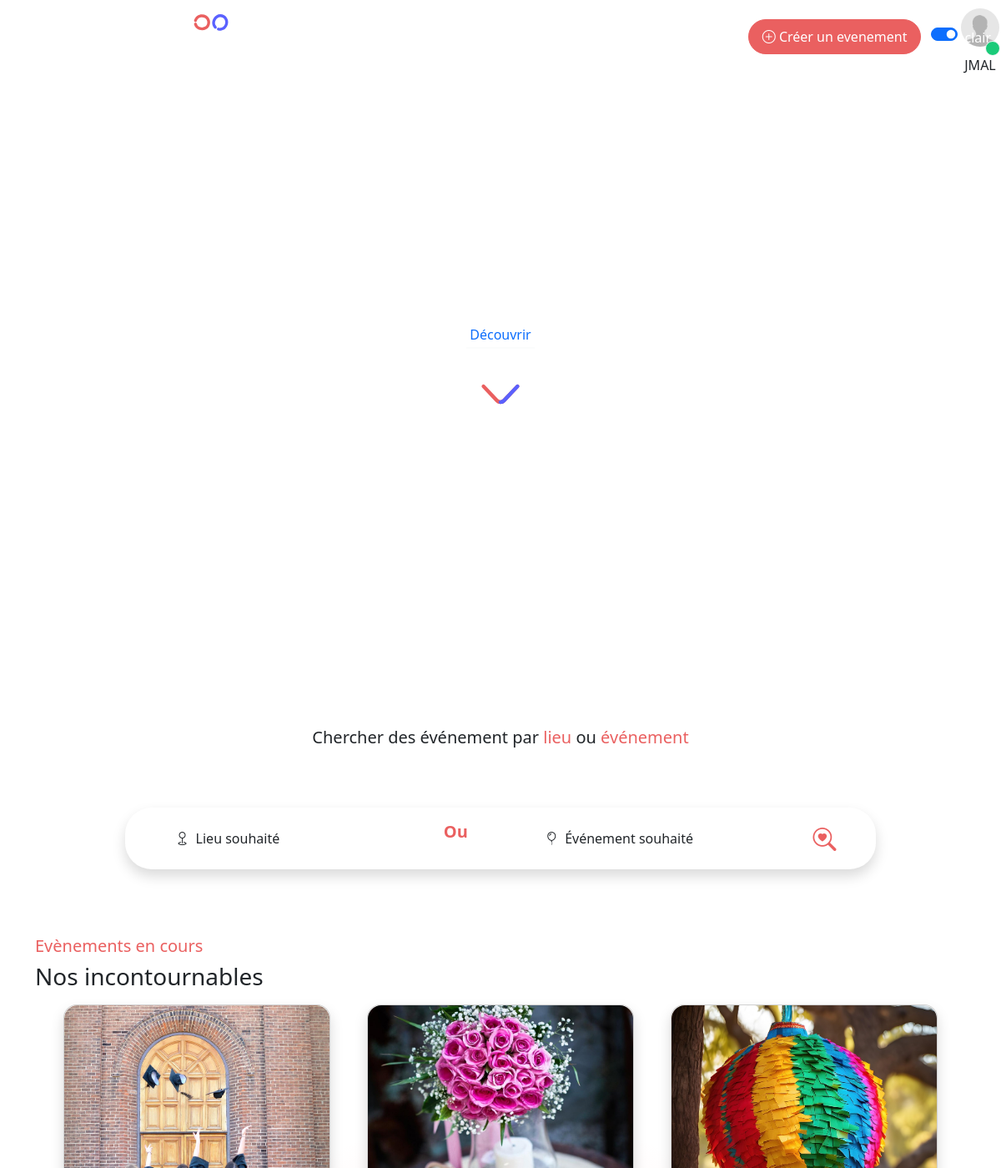
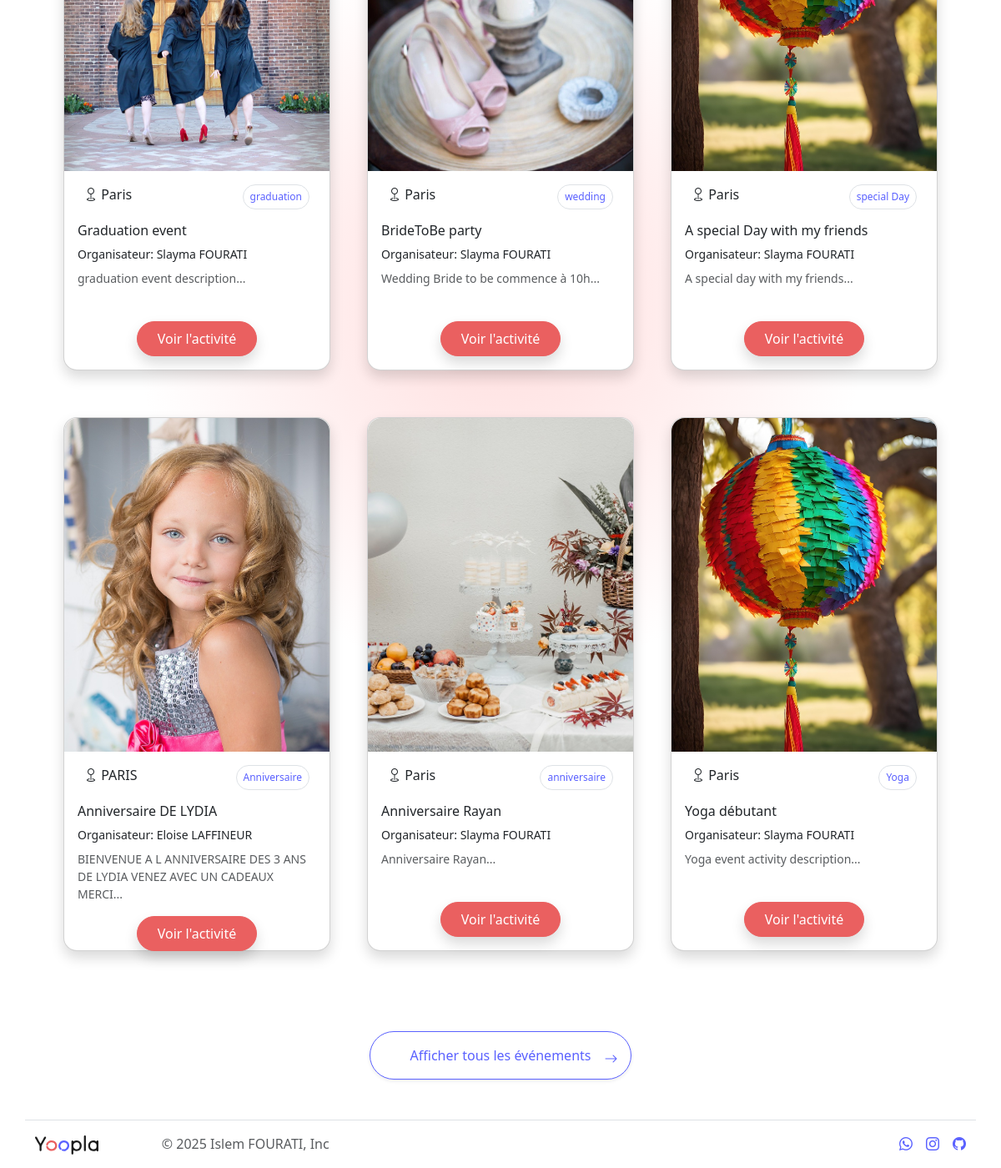
Page /home.php (signed in) on the committed database (2 pictures, top to bottom).
### tables this page shows
CREATE TABLE `events` (
  `ID_Event` int NOT NULL,
  `ID_User` int NOT NULL,
  `photo` varchar(255) NOT NULL,
  `description` text NOT NULL,
  `title` varchar(255) NOT NULL,
  `categorie` varchar(255) NOT NULL,
  `date_start` date NOT NULL,
  `date_end` date NOT NULL,
  `time_start` time NOT NULL,
  `time_end` time NOT NULL,
  `zip_code` varchar(50) NOT NULL,
  `city` varchar(50) NOT NULL,
  `country` varchar(50) DEFAULT NULL,
  `capacity` int UNSIGNED NOT NULL DEFAULT '0',
  `price` decimal(10,2) DEFAULT NULL
);

CREATE TABLE `users` (
  `ID_User` int NOT NULL,
  `firstName` varchar(255) NOT NULL,
  `lastName` varchar(255) NOT NULL,
  `photo_profil` varchar(255) DEFAULT NULL,
  `civility` enum('f','h') NOT NULL,
  `email` varchar(255) NOT NULL,
  `password` varchar(255) NOT NULL,
  `checkAdmin` enum('user','admin') NOT NULL DEFAULT 'user'
);

### inc/functions.inc.php (called while the page is built, shortened)
<?php
function getAllEvents(): array
{
    try {
        $cnx = connexionBdd();
        $sql = "SELECT
                    e.ID_Event, e.photo, e.description, e.title, e.categorie,
                    e.date_start, e.date_end, e.time_start, e.time_end,
                    e.zip_code, e.city, e.country, e.capacity, e.price,
                    u.firstName, u.lastName -- Select user's names from the users table
                FROM
                    events e -- Alias event table as 'e'
                INNER JOIN
                    users u ON e.ID_User = u.ID_User -- Join condition
                ORDER BY
                    e.date_start DESC, e.time_start DESC";
        $request = $cnx->query($sql);
        $result = $request->fetchAll();
        return $result;
    } catch (Exception $e) {
        global $info;
        $info = alert("Une erreur s'est produite lors de la recherche de tous les événements.", "danger");
        return [];
    }
}
function getLimitedEvents(): array
{
    try {
        $cnx = connexionBdd();
        $sql = "SELECT
        e.ID_Event, e.photo, e.description, e.title, e.categorie,
                    e.date_start, e.date_end, e.time_start, e.time_end,
                    e.zip_code, e.city, e.country, e.capacity, e.price,
                    u.firstName, u.lastName
        FROM events e
        INNER JOIN users u ON e.ID_User = u.ID_User
        ORDER BY date_start
        DESC, time_start DESC LIMIT 6";
        $request = $cnx->query($sql);
        $result = $request->fetchAll();
        return $result;
    } catch (Exception $e) {
        global $info;
        $info = alert("Une erreur s'est produite lors de la recherche des événements limités.", "danger");
        return [];
    }
}

### home.php (the view, shortened to what this page needs)
<?php
require_once 'inc/functions.inc.php';
$allEvents = getAllEvents();
$limitedEvents = getLimitedEvents();
require_once 'inc/header.inc.php';
?>
<section>
	<h5 class=" fw-medium p-4 text-center mt-5">Chercher des événement par <span>lieu</span> ou <span>événement</span></h5>
	<form method="POST" action="" title="Formulaire de recherche">
		<div class="container m-5 rounded-5 shadow p-2 mx-auto d-flex justify-content-around align-items-center w-75">
			<div class="form-floating border-0">
				<input type="search" name="city" class="form-control border-0" id="searchLocation" placeholder="Paris ..." aria-label="Lieu">
				<label for="searchLocation"><i class="bi bi-geo me-2"></i>Lieu souhaité</label>
			</div>
			<p class="fw-bold fs-5 text-yoopla-red">Ou</p>
			<div class="form-floating border-0">
				<input type="search" name="title" class="form-control border-0" id="searchEvent" placeholder="Activité, événement ..." aria-label="Événement">
				<label for="searchEvent"><i class="bi bi-balloon me-2"></i>Événement souhaité</label>
			</div>
			<div>
				<button type="submit" class="border-0 bg-transparent">
					<i class="bi bi-search-heart text-yoopla-red fs-3"></i>
				</button>
			</div>
		</div>
	</form>
	<div class="container rounded-3 p-3">
	</div>
</section>
<section class="container" id="scrollEvent">
	<h5 class="text-yoopla-red fw-medium">Evènements en cours</h5>
	<h3>Nos incontournables</h3>
	<div class="d-flex justify-content-around flex-wrap container">
		<?php
		if (empty($limitedEvents)) {
			$info = alert("Aucun événement trouvé", "warning");
		} else {
			foreach ($limitedEvents as $event) :
				$event_id = (int) $event['ID_Event'];
				$event_title = $event['title'] ?? 'Titre non disponible';
				$event_description = substr($event['description'] ?? 'Pas de description.', 0, 90) . '...';
				$event_city = $event['city'] ?? 'Ville inconnue';
				$organizer_name = ($event['firstName'] ?? '') . ' ' . ($event['lastName'] ?? '');
				$event_categorie = $event['categorie'] ?? 'Categorie inconnue';
				$detail_url = BASE_URL . 'event/showEvent.php?ID_Event=' . $event_id;
				$image_event = BASE_URL . '/assets/images/' . $event['photo'];
				if (! str_contains($event['photo'], 'event_')) {
					$image_event = BASE_URL . '/assets/images/default-img/default_event.jpg';
				}
		?>
				<div class="card col-sm-12 col-md-4 col-lg-3 rounded-4 shadow m-2 mb-5" style="height:40rem;">
					<img src="<?php echo $image_event ?? $image_url_default;
								?>" class="card-img-top rounded-top-4 img-fluid" style="height:25rem; width:100%; object-fit: cover;" alt="image evenement">
					<div class="card-body">
						<div class="mx-2 d-flex justify-content-between">
							<p class=" small fs-6 mb-0"><i class="fbi bi-geo"></i> <?= $event_city ?></p>
							<span class="badge small mb-3 text-yoopla-blue rounded-pill p-2 fw-medium border"><?= $event_categorie ?></span>
						</div>
						<h5 class="mb-2 fs-6 card-title"><?= $event_title ?></h5>
						<p class="small mb-2 card-text">Organisateur: <?= $organizer_name ?></p>
						<p class="small card-text text-muted"><?= $event_description ?></p>
					</div>
					<div class="d-flex justify-content-center">
						<a href="<?= $detail_url ?>" class="btn yoopla-primary fw-medium rounded-5 px-4 py-2 shadow mb-3">Voir l'activité</a>
					</div>
				</div>
		<?php
			endforeach;
		}
		?>
	</div>
	<div class="text-center m-5">
		<a href="showAllEvents.php" class="btn btn-yoopla-secondary-outlined rounded-5 px-5 py-3 fw-medium shadow-sm icon-link icon-link-hover position-relative">Afficher tous les événements<i class="bi bi-arrow-right mx-3 position-absolute top-50 end-0 translate-middle-y"></i></a>
	</div>
</section>
<?php
require_once 'inc/footer.inc.php';
?>

### assets/css/styles.css (style rules this page uses)
* { box-sizing: border-box; margin: 0; padding: 0; }

### rows in the picture
events: photo (picture), city "Paris", categorie "graduation", title "Graduation event", ID_User.lastName "Slayma FOURATI", description "graduation event description..."
events: photo (picture), city "Paris", categorie "wedding", title "BrideToBe party", ID_User.lastName "Slayma FOURATI", description "Wedding Bride to be commence à 10h..."
events: city "Paris", categorie "special Day", title "A special Day with my friends", ID_User.lastName "Slayma FOURATI", description "A special day with my friends..."
events: photo (picture), city "PARIS", categorie "Anniversaire", title "Anniversaire DE LYDIA", ID_User.lastName "Eloise LAFFINEUR", description "BIENVENUE A L ANNIVERSAIRE DES 3 ANS DE LYDIA VENEZ AVEC UN CADEAUX MERCI..."
events: photo (picture), city "Paris", categorie "anniversaire", title "Anniversaire Rayan", ID_User.lastName "Slayma FOURATI", description "Anniversaire Rayan..."
events: city "Paris", categorie "Yoga", title "Yoga débutant", ID_User.lastName "Slayma FOURATI", description "Yoga event activity description..."
